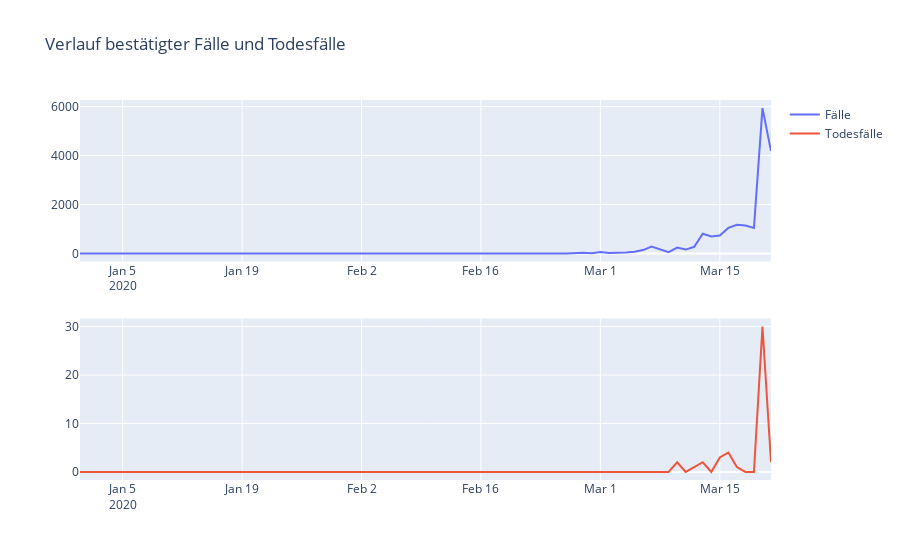

Write notebook code for a chart like this one.
### Markdown cell above
Hier sieht man der Verlauf der neu bestätigten Fälle und Todesfälle in Deutschland.

### Code cell
def plot_verlauf(data):
    fig = make_subplots(rows=2, cols=1)

    fig.add_trace(
        go.Scatter(x=data.DateRep, y=data.Cases, name="Fälle"),
        row=1, col=1,
    )

    fig.add_trace(
        go.Scatter(x=data.DateRep, y=data.Deaths, name="Todesfälle"),
        row=2, col=1
    )
    
    fig.update_layout(title_text='Verlauf bestätigter Fälle und Todesfälle')

    fig.show()
    
plot_verlauf(data_deu)
